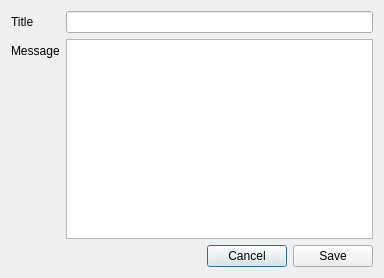
<?xml version="1.0" encoding="UTF-8"?>
<ui version="4.0">
 <class>FluidNexusNewMessage</class>
 <widget class="QDialog" name="FluidNexusNewMessage">
  <property name="geometry">
   <rect>
    <x>0</x>
    <y>0</y>
    <width>384</width>
    <height>278</height>
   </rect>
  </property>
  <property name="windowTitle">
   <string>New Message</string>
  </property>
  <layout class="QHBoxLayout" name="horizontalLayout">
   <item>
    <layout class="QFormLayout" name="formLayout">
     <property name="fieldGrowthPolicy">
      <enum>QFormLayout::AllNonFixedFieldsGrow</enum>
     </property>
     <item row="0" column="0">
      <widget class="QLabel" name="label">
       <property name="text">
        <string>Title</string>
       </property>
      </widget>
     </item>
     <item row="0" column="1">
      <widget class="QLineEdit" name="newMessageTitle"/>
     </item>
     <item row="1" column="0">
      <widget class="QLabel" name="label_2">
       <property name="text">
        <string>Message</string>
       </property>
      </widget>
     </item>
     <item row="1" column="1">
      <widget class="QPlainTextEdit" name="newMessageBody"/>
     </item>
     <item row="2" column="1">
      <layout class="QHBoxLayout" name="horizontalLayout_3">
       <item>
        <spacer name="horizontalSpacer">
         <property name="orientation">
          <enum>Qt::Horizontal</enum>
         </property>
         <property name="sizeHint" stdset="0">
          <size>
           <width>40</width>
           <height>20</height>
          </size>
         </property>
        </spacer>
       </item>
       <item>
        <widget class="QPushButton" name="cancelButton">
         <property name="text">
          <string>Cancel</string>
         </property>
        </widget>
       </item>
       <item>
        <widget class="QPushButton" name="saveButton">
         <property name="text">
          <string>Save</string>
         </property>
        </widget>
       </item>
      </layout>
     </item>
    </layout>
   </item>
  </layout>
 </widget>
 <resources/>
 <connections>
  <connection>
   <sender>saveButton</sender>
   <signal>clicked()</signal>
   <receiver>FluidNexusNewMessage</receiver>
   <slot>saveButtonClicked()</slot>
   <hints>
    <hint type="sourcelabel">
     <x>353</x>
     <y>253</y>
    </hint>
    <hint type="destinationlabel">
     <x>379</x>
     <y>241</y>
    </hint>
   </hints>
  </connection>
 </connections>
 <slots>
  <signal>saveButtonSignal()</signal>
  <slot>saveButtonClicked()</slot>
 </slots>
</ui>
